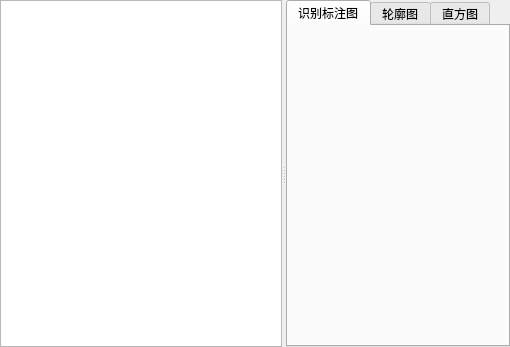
<?xml version="1.0" encoding="UTF-8"?>
<ui version="4.0">
 <class>Form2</class>
 <widget class="QWidget" name="Form2">
  <property name="geometry">
   <rect>
    <x>0</x>
    <y>0</y>
    <width>510</width>
    <height>347</height>
   </rect>
  </property>
  <property name="sizePolicy">
   <sizepolicy hsizetype="Expanding" vsizetype="Expanding">
    <horstretch>0</horstretch>
    <verstretch>0</verstretch>
   </sizepolicy>
  </property>
  <property name="windowTitle">
   <string>Form</string>
  </property>
  <property name="styleSheet">
   <string notr="true">#widget {background: rgb(173, 202, 232);}</string>
  </property>
  <layout class="QGridLayout" name="gridLayout">
   <property name="leftMargin">
    <number>0</number>
   </property>
   <property name="topMargin">
    <number>0</number>
   </property>
   <property name="rightMargin">
    <number>0</number>
   </property>
   <property name="bottomMargin">
    <number>0</number>
   </property>
   <item row="0" column="0">
    <widget class="QSplitter" name="splitter">
     <property name="orientation">
      <enum>Qt::Horizontal</enum>
     </property>
     <widget class="QTableView" name="tableView"/>
     <widget class="QTabWidget" name="tabWidget">
      <property name="currentIndex">
       <number>0</number>
      </property>
      <widget class="QWidget" name="tab">
       <property name="sizePolicy">
        <sizepolicy hsizetype="Preferred" vsizetype="Preferred">
         <horstretch>0</horstretch>
         <verstretch>0</verstretch>
        </sizepolicy>
       </property>
       <attribute name="title">
        <string>识别标注图</string>
       </attribute>
       <layout class="QGridLayout" name="gridLayout_2">
        <property name="leftMargin">
         <number>0</number>
        </property>
        <property name="topMargin">
         <number>0</number>
        </property>
        <property name="rightMargin">
         <number>0</number>
        </property>
        <property name="bottomMargin">
         <number>0</number>
        </property>
        <item row="0" column="0">
         <widget class="QLabel" name="label">
          <property name="text">
           <string/>
          </property>
         </widget>
        </item>
       </layout>
      </widget>
      <widget class="QWidget" name="tab_2">
       <attribute name="title">
        <string>轮廓图</string>
       </attribute>
       <layout class="QGridLayout" name="gridLayout_3">
        <property name="leftMargin">
         <number>0</number>
        </property>
        <property name="topMargin">
         <number>0</number>
        </property>
        <property name="rightMargin">
         <number>0</number>
        </property>
        <property name="bottomMargin">
         <number>0</number>
        </property>
        <property name="horizontalSpacing">
         <number>6</number>
        </property>
        <item row="0" column="0">
         <widget class="QLabel" name="label_2">
          <property name="text">
           <string/>
          </property>
         </widget>
        </item>
       </layout>
      </widget>
      <widget class="QWidget" name="tab_3">
       <attribute name="title">
        <string>直方图</string>
       </attribute>
       <layout class="QGridLayout" name="gridLayout_4">
        <property name="leftMargin">
         <number>0</number>
        </property>
        <property name="topMargin">
         <number>0</number>
        </property>
        <property name="rightMargin">
         <number>0</number>
        </property>
        <property name="bottomMargin">
         <number>0</number>
        </property>
        <item row="0" column="0">
         <widget class="QLabel" name="label_3">
          <property name="text">
           <string/>
          </property>
         </widget>
        </item>
       </layout>
      </widget>
     </widget>
    </widget>
   </item>
  </layout>
 </widget>
 <resources/>
 <connections/>
</ui>
